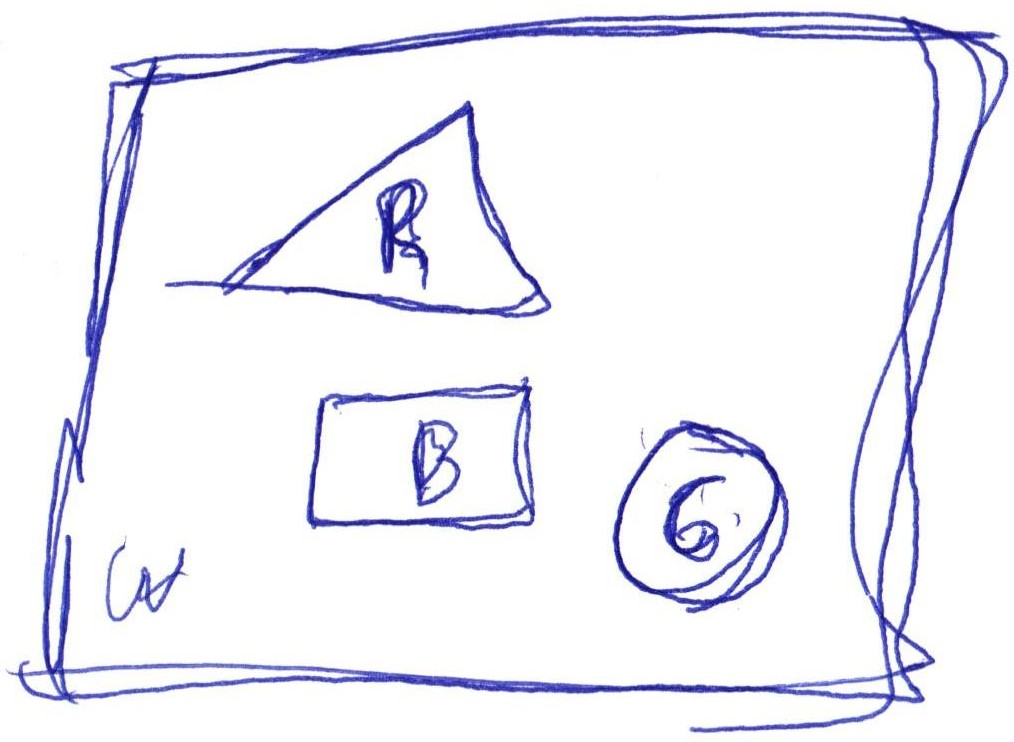
#> input picture basic_shapes/1.jpg, 1014 x 742 px
$ python basic_shapes.py
#> lines starting #> are read from the running program, lines starting #| are printed output that depends on the picture
import cv2
import numpy as np
img= cv2.imread('1.jpg')
#> img is the input picture: shape (742, 1014, 3); mean B, G, R 246.8, 239.1, 239
img1=cv2.resize(img, (819, 455))
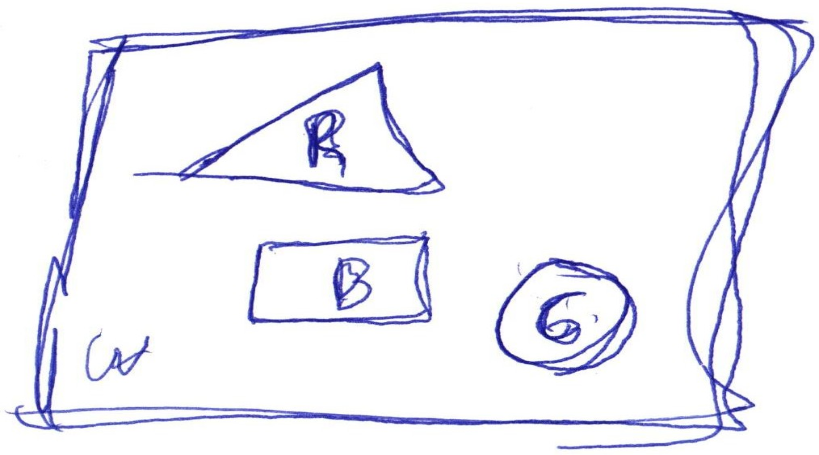
#> img1: shape (455, 819, 3); mean B, G, R 246.8, 239.1, 239
width, height = 819, 455
triangle_cnt = np.array([[0.45*width/2, 0.75*height/2], [width*0.46, 0.3*height/2], [width*0.54, 0.85*height/2]], dtype=np.int32)

cv2.drawContours(img1, [triangle_cnt], 0, (0, 0, 255), -1)  # Red fill (BGR)

# Draw blue rectangle (B)
top_left = (int(width*0.31), int(height*0.53))
bottom_right = (int(width*0.52), int(0.7 * height))
cv2.rectangle(img1, top_left, bottom_right, (255, 0, 0), -1)  # Blue fill (BGR)

# Draw green circle (G)
center = (int(0.69*width), int(0.7 * height))
radius = int(0.15*width/2)
cv2.circle(img1, center, radius, (0, 255, 0), -1)  # Green fill (BGR)
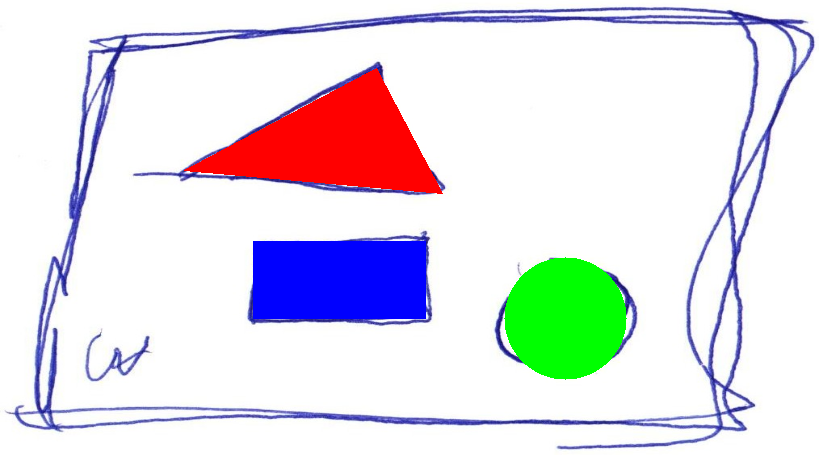
#> img1: shape (455, 819, 3); mean B, G, R 230.2, 223.1, 225.7

cv2.imshow('image', img1)
cv2.waitKey(0)
